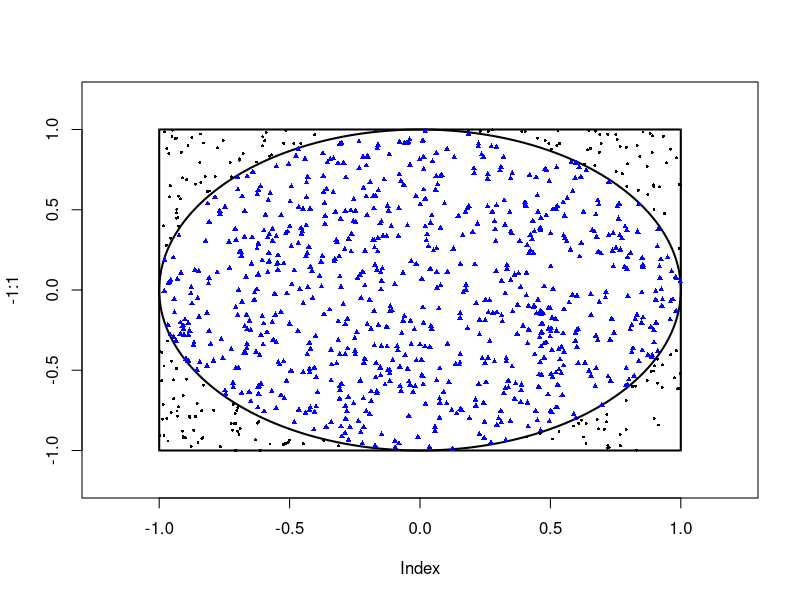

Recreate this plot in R.
##################################################################
# Estimation of Pi using Monte Carlo Simulation
# Randomly scatter points in the square and count how many
# point fall inside the circle
#
# Will Daewook Kwon - will.dw.kwon@gmail.com
##################################################################
set.seed(03282014); rm(list=ls())


## Step1: The Settings
library(shape)
plot(-1:1,ylim=c(-1.2,1.2),xlim=c(-1.2,1.2),type="n")
filledrectangle(mid=c(0,0),wx=2,wy=2,col=NULL,lcol="black",lwd=2)
plotellipse(rx=1,ry=1,mid=c(0,0))

## Step2: Creating (x,y)'s
U1<-runif(1000); U2<-runif(1000)
X<-2*U1-1; Y<-2*U2-1

## Step3: Ploting and Counting the dots
vec<-X^2+Y^2
points(X,Y,pch=16,cex=0.4)
points(X[which(vec<=1)],Y[which(vec<=1)],pch=17,cex=0.6,col="blue")

## Step4: Estimation of Pie
Estimated.Pie<-(length(vec[vec<=1])*4)/1000
cat("The Estimation of Pie is:",Estimated.Pie,"\n")
